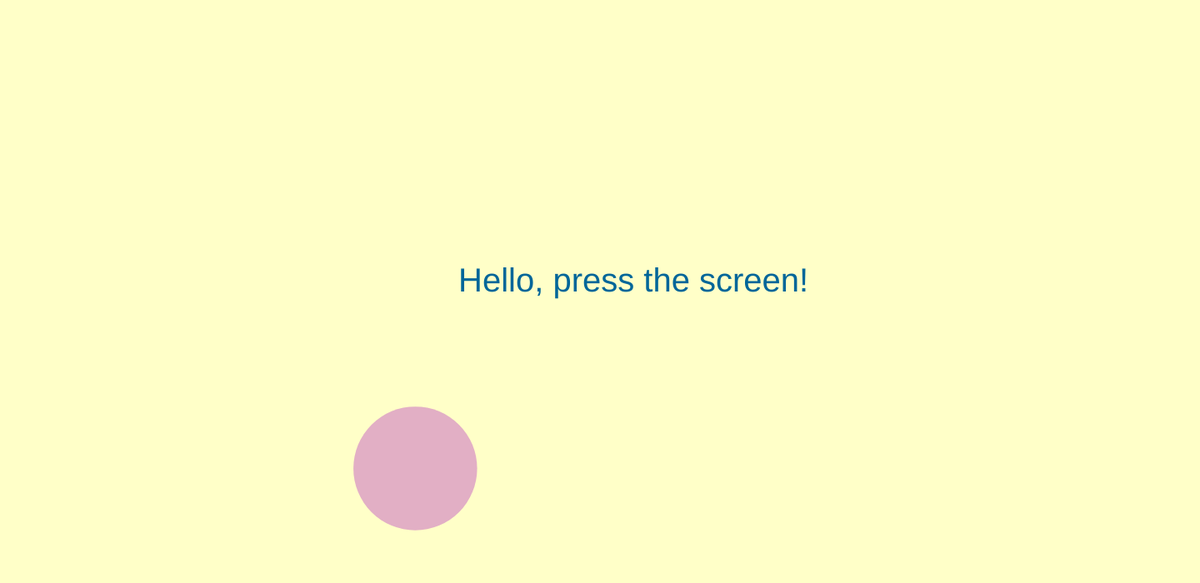
Frame 1 (no input)
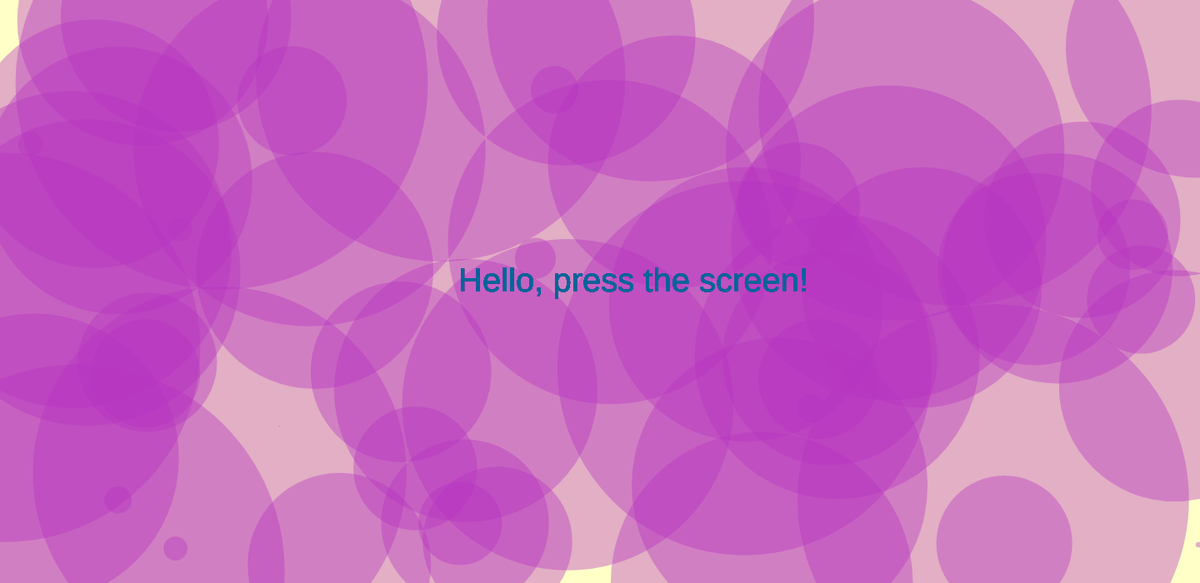
Frame 60 (no input)
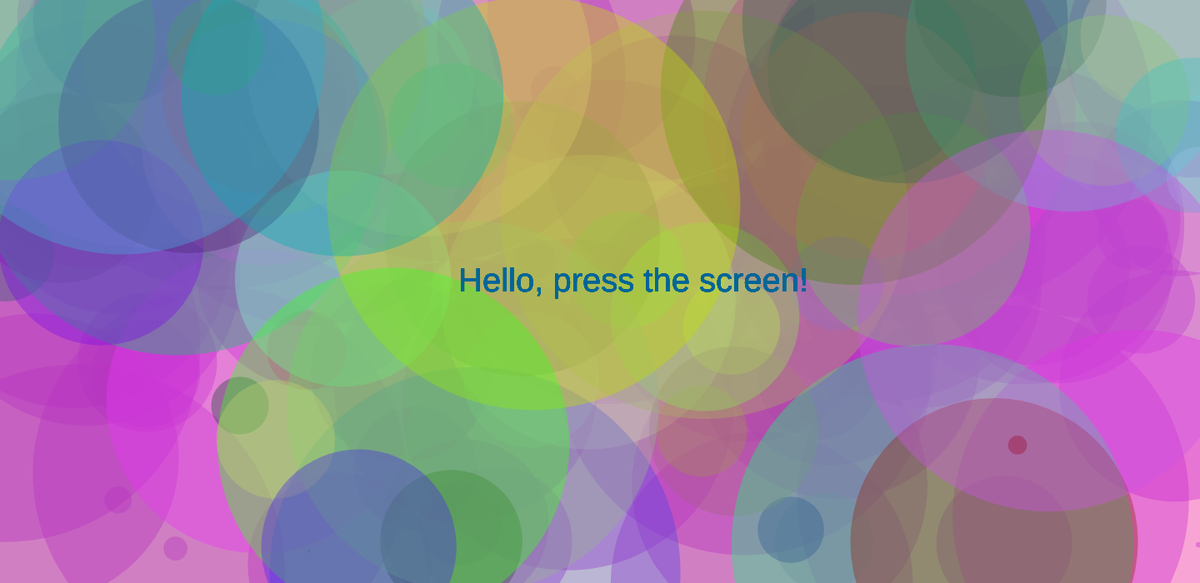
Frame 120 (the mouse pressed at the canvas centre since frame 60)

The p5.js sketch that drew these frames (run headless with seeded random() and noise() and a simulated clock; from frame 60 on, the mouse is pressed at the canvas centre):

// p5.js sketch
// ── sketch.js
var spotx, spoty;

var r, g, b;

var size;

function setup() {
  createCanvas(1440, 700);
  background(255,255,200,);

      r = random(255);
      g = random(255);
      b = random(255);

}

function draw() {


  spotx = random(0, width);
  spoty = random(0, height);

  size = random(0,500);

  noStroke();
  fill(r, g, b, 100);
  ellipse(spotx, spoty, size);


text
textSize(40);
fill(0,102,153);

text('Hello, press the screen!',550,350);


if(mouseIsPressed) {

  r = random(255);
  g = random(255);
  b = random(255);
}


}
//
